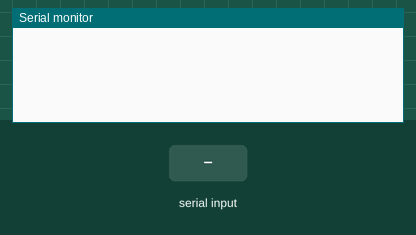
The program below on a simulated ESP32-S3. Shown: the last lines printed to the serial monitor. The test bench sets the inputs (shaded band). The modem accepts every AT command (registered, SIM ready, sends succeed) and sends nothing else.

Above: at 1.2 s.
1.3 s: "0" received over the second serial link
At 2.4 s:
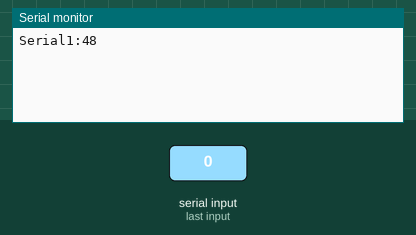
4.2 s: "2" received over the second serial link
At 5.2 s:
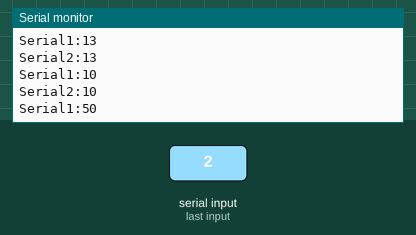
Timing chart, 0 to 7.2 s (numbered marks = the images above; inputs shaded):
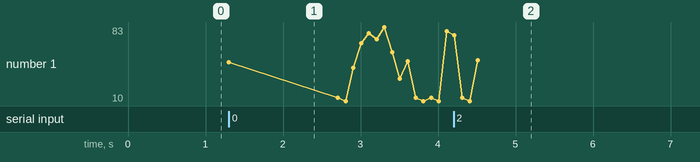

Measured:
- after the input at 1.3 s, the serial monitor: prints a new line at once (image 1)
- after the input at 4.2 s, the serial monitor: prints a new line after 0.31 s (image 2)
- plotted number 1: 79 → 50 after the input at 4.2 s

The program:

main.cpp
```cpp
#include <Arduino.h>
void setup() {
  // Serial.begin(921600);
  // Serial1.begin(921600, SERIAL_8N1, 18, 17);//
  //  Serial1.begin(921600, SERIAL_8N1, 16, 15);//
  Serial.begin(115200);
//   Serial1.begin(9600, SERIAL_8N1, 15, 16);//
  // Serial1.begin(115200, SERIAL_8N1,18,17);//
  // Serial2.begin(115200, SERIAL_8N1,41,42);//
}

int s1_buff_len, s0_buff_len;
uint8_t s1_buff[128], s0_buff[128];
int i=0;
void loop() {
  // if (s1_buff_len=Serial1.available()) {
  //   // uint8_t inByte = Serial1.read();

  //   // Serial.write(inByte);
  //   Serial1.readBytes(s1_buff, s1_buff_len);
  //   Serial.write(s1_buff, s1_buff_len);
  // }
  // if (s0_buff_len=Serial.available()) {
  //   // uint8_t inByte = Serial.read();
  //   // Serial1.write(inByte);
  //   Serial.readBytes(s0_buff, s0_buff_len);
  //   Serial1.write(s0_buff, s0_buff_len);
  // }
  Serial1.write(i);
  Serial2.write(i);
  i++;
  delay(100);
  if (Serial1.available() ){
    Serial.print("Serial1:");
    Serial.println(Serial1.read());
  }
  if (Serial2.available() ){
    Serial.print("Serial2:");
    Serial.println(Serial2.read());
  }
}
```
